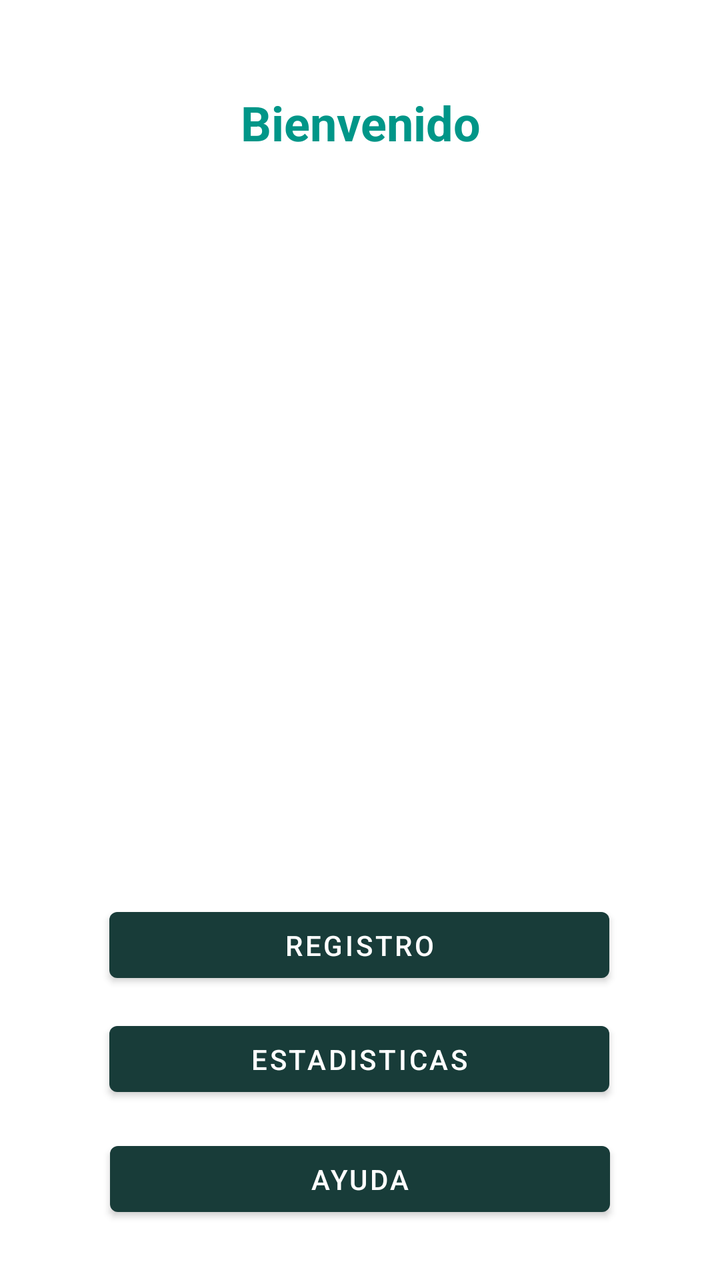
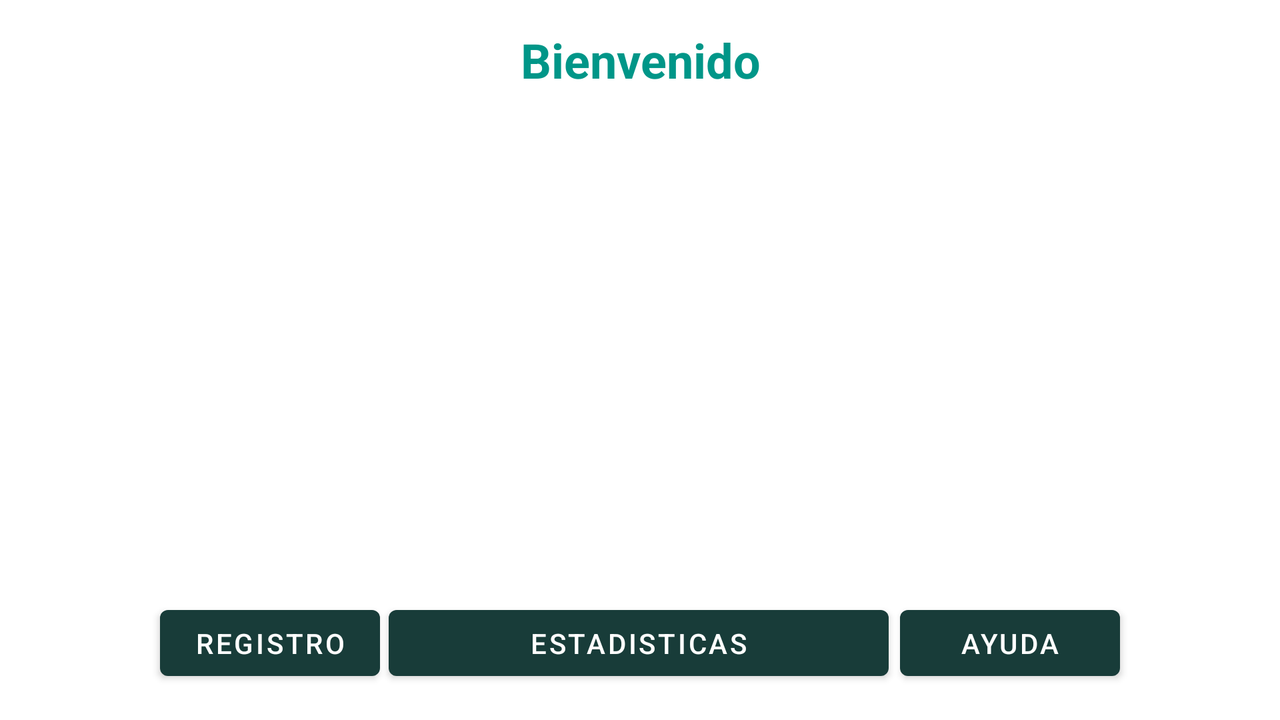

Compare how this app lays out the same screen by default and in its alternative resource folder. The renders come first, then the two layout files and the values they reference.
<!-- AndroidManifest.xml: application theme Theme.Average -->
<!-- res/layout/activity_home.xml -->
<?xml version="1.0" encoding="utf-8"?>
<androidx.constraintlayout.widget.ConstraintLayout xmlns:android="http://schemas.android.com/apk/res/android"
    xmlns:app="http://schemas.android.com/apk/res-auto"
    xmlns:tools="http://schemas.android.com/tools"
    android:layout_width="match_parent"
    android:layout_height="match_parent"
    tools:context=".ActivityHome">

    <Button
        android:id="@+id/btnEstadisticas2"
        android:layout_width="250dp"
        android:layout_height="45dp"
        android:layout_marginBottom="88dp"
        android:text="@string/sbtnEstadisticas"
        app:layout_constraintBottom_toBottomOf="parent"
        app:layout_constraintEnd_toEndOf="parent"
        app:layout_constraintHorizontal_bias="0.496"
        app:layout_constraintStart_toStartOf="parent" />

    <Button
        android:id="@+id/btnRegistro2"
        android:layout_width="250dp"
        android:layout_height="45dp"
        android:layout_marginBottom="144dp"
        android:text="@string/sbtnRegistro"
        app:layout_constraintBottom_toBottomOf="parent"
        app:layout_constraintEnd_toEndOf="parent"
        app:layout_constraintHorizontal_bias="0.496"
        app:layout_constraintStart_toStartOf="parent"
        app:layout_constraintTop_toBottomOf="@+id/imageView3"
        app:layout_constraintVertical_bias="0.888" />

    <Button
        android:id="@+id/btnAyuda2"
        android:layout_width="250dp"
        android:layout_height="45dp"
        android:layout_marginBottom="28dp"
        android:text="@string/sbtnAyuda"
        app:layout_constraintBottom_toBottomOf="parent"
        app:layout_constraintEnd_toEndOf="parent"
        app:layout_constraintHorizontal_bias="0.501"
        app:layout_constraintStart_toStartOf="parent"
        app:layout_constraintTop_toBottomOf="@+id/btnEstadisticas2"
        app:layout_constraintVertical_bias="1.0" />

    <TextView
        android:id="@+id/textView9"
        android:layout_width="wrap_content"
        android:layout_height="wrap_content"
        android:text="@string/stxtBienvenido"
        android:textAlignment="center"
        android:textColor="#009688"
        android:textSize="24sp"
        android:textStyle="bold"
        app:layout_constraintBottom_toBottomOf="parent"
        app:layout_constraintEnd_toEndOf="parent"
        app:layout_constraintStart_toStartOf="parent"
        app:layout_constraintTop_toTopOf="parent"
        app:layout_constraintVertical_bias="0.074" />

    <ImageView
        android:id="@+id/imageView3"
        android:layout_width="336dp"
        android:layout_height="352dp"
        app:layout_constraintBottom_toBottomOf="parent"
        app:layout_constraintEnd_toEndOf="parent"
        app:layout_constraintHorizontal_bias="0.493"
        app:layout_constraintStart_toStartOf="parent"
        app:layout_constraintTop_toTopOf="parent"
        app:layout_constraintVertical_bias="0.311"
        app:srcCompat="@drawable/homefondo" />

</androidx.constraintlayout.widget.ConstraintLayout>
<!-- resources referenced by this layout -->
<resources>
  <string name="sbtnAyuda">Ayuda</string>
  <string name="sbtnEstadisticas">Estadisticas</string>
  <string name="sbtnRegistro">Registro</string>
  <string name="stxtBienvenido">Bienvenido</string>
  <style name="Theme.Average" parent="Theme.MaterialComponents.DayNight.DarkActionBar">
          
          <item name="colorPrimary">#183C39</item>
          <item name="colorPrimaryVariant">#29213C</item>
          <item name="colorOnPrimary">@color/white</item>
          
          <item name="colorSecondary">@color/teal_200</item>
          <item name="colorSecondaryVariant">@color/teal_700</item>
          <item name="colorOnSecondary">@color/black</item>
          
          <item name="android:statusBarColor" tools:targetApi="l">?attr/colorPrimaryVariant</item>
          
      </style>
</resources>
<!-- res/layout-land/activity_home.xml (the repository's variant of the layout above) -->
<!-- drawn on the phone turned sideways -->
<?xml version="1.0" encoding="utf-8"?>
<androidx.constraintlayout.widget.ConstraintLayout xmlns:android="http://schemas.android.com/apk/res/android"
    xmlns:app="http://schemas.android.com/apk/res-auto"
    xmlns:tools="http://schemas.android.com/tools"
    android:layout_width="match_parent"
    android:layout_height="match_parent"
    tools:context=".ActivityHome">

    <Button
        android:id="@+id/btnEstadisticas2"
        android:layout_width="250dp"
        android:layout_height="45dp"
        android:layout_marginBottom="16dp"
        android:text="@string/sbtnEstadisticas"
        app:layout_constraintBottom_toBottomOf="parent"
        app:layout_constraintEnd_toEndOf="parent"
        app:layout_constraintHorizontal_bias="0.498"
        app:layout_constraintStart_toStartOf="parent" />

    <Button
        android:id="@+id/btnRegistro2"
        android:layout_width="110dp"
        android:layout_height="45dp"
        android:layout_marginStart="80dp"
        android:layout_marginBottom="16dp"
        android:text="@string/sbtnRegistro"
        app:layout_constraintBottom_toBottomOf="parent"
        app:layout_constraintStart_toStartOf="parent" />

    <Button
        android:id="@+id/btnAyuda2"
        android:layout_width="110dp"
        android:layout_height="45dp"
        android:layout_marginEnd="80dp"
        android:layout_marginBottom="16dp"
        android:text="@string/sbtnAyuda"
        app:layout_constraintBottom_toBottomOf="parent"
        app:layout_constraintEnd_toEndOf="parent" />

    <TextView
        android:id="@+id/textView9"
        android:layout_width="wrap_content"
        android:layout_height="wrap_content"
        android:text="@string/stxtBienvenido"
        android:textAlignment="center"
        android:textColor="#009688"
        android:textSize="24sp"
        android:textStyle="bold"
        app:layout_constraintBottom_toBottomOf="parent"
        app:layout_constraintEnd_toEndOf="parent"
        app:layout_constraintStart_toStartOf="parent"
        app:layout_constraintTop_toTopOf="parent"
        app:layout_constraintVertical_bias="0.042" />

    <ImageView
        android:id="@+id/imageView3"
        android:layout_width="185dp"
        android:layout_height="139dp"
        app:layout_constraintBottom_toBottomOf="parent"
        app:layout_constraintEnd_toEndOf="parent"
        app:layout_constraintStart_toStartOf="parent"
        app:layout_constraintTop_toTopOf="parent"
        app:srcCompat="@drawable/homefondo" />

</androidx.constraintlayout.widget.ConstraintLayout>
